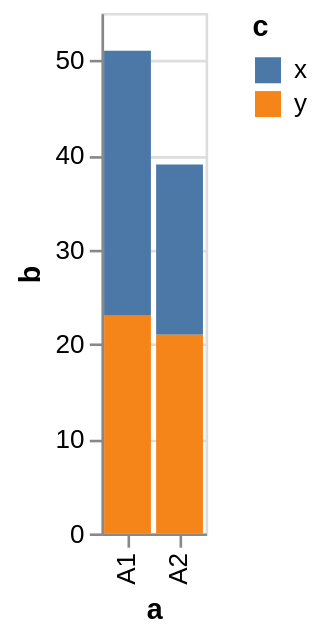

The specification (Vega-Lite) saved for this image:
### Vega specification from a JSON file in a GitHub repository (floating-point values rounded to 4 significant figures)
{"$schema": "https://vega.github.io/schema/vega/v5.json", "autosize": "pad", "padding": 5, "height": 200, "style": "cell", "data": [{"name": "source_0", "values": [{"a": "A1", "b": 28, "c": "x"}, {"a": "A1", "b": 23, "c": "y"}, {"a": "A2", "b": 18, "c": "x"}, {"a": "A2", "b": 21, "c": "y"}]}, {"name": "data_0", "source": "source_0", "transform": [{"type": "stack", "groupby": ["a"], "field": "b", "sort": {"field": ["c"], "order": ["descending"]}, "as": ["b_start", "b_end"], "offset": "zero"}, {"type": "filter", "expr": "datum[\"b\"] !== null && !isNaN(datum[\"b\"])"}]}], "signals": [{"name": "x_step", "value": 20}, {"name": "width", "update": "bandspace(domain('x').length, 0.1, 0.05) * x_step"}], "marks": [{"name": "marks", "type": "rect", "style": ["bar"], "from": {"data": "data_0"}, "encode": {"update": {"fill": {"scale": "color", "field": "c"}, "x": {"scale": "x", "field": "a"}, "width": {"scale": "x", "band": true}, "y": {"scale": "y", "field": "b_end"}, "y2": {"scale": "y", "field": "b_start"}}}}], "scales": [{"name": "x", "type": "band", "domain": {"data": "data_0", "field": "a", "sort": true}, "range": {"step": {"signal": "x_step"}}, "paddingInner": 0.1, "paddingOuter": 0.05}, {"name": "y", "type": "linear", "domain": {"data": "data_0", "fields": ["b_start", "b_end"]}, "range": [{"signal": "height"}, 0], "nice": true, "zero": true}, {"name": "color", "type": "ordinal", "domain": {"data": "data_0", "field": "c", "sort": true}, "range": "category"}], "axes": [{"scale": "x", "orient": "bottom", "grid": false, "title": "a", "labelAlign": "right", "labelAngle": 270, "labelBaseline": "middle", "labelOverlap": true, "zindex": 1}, {"scale": "y", "orient": "left", "grid": false, "title": "b", "labelOverlap": true, "tickCount": {"signal": "ceil(height/40)"}, "zindex": 1}, {"scale": "y", "orient": "left", "gridScale": "x", "grid": true, "tickCount": {"signal": "ceil(height/40)"}, "domain": false, "labels": false, "maxExtent": 0, "minExtent": 0, "ticks": false, "zindex": 0}], "legends": [{"fill": "color", "gradientLength": {"signal": "clamp(height, 64, 200)"}, "symbolType": "circle", "title": "c", "encode": {"symbols": {"update": {"shape": {"value": "square"}}}}}]}
